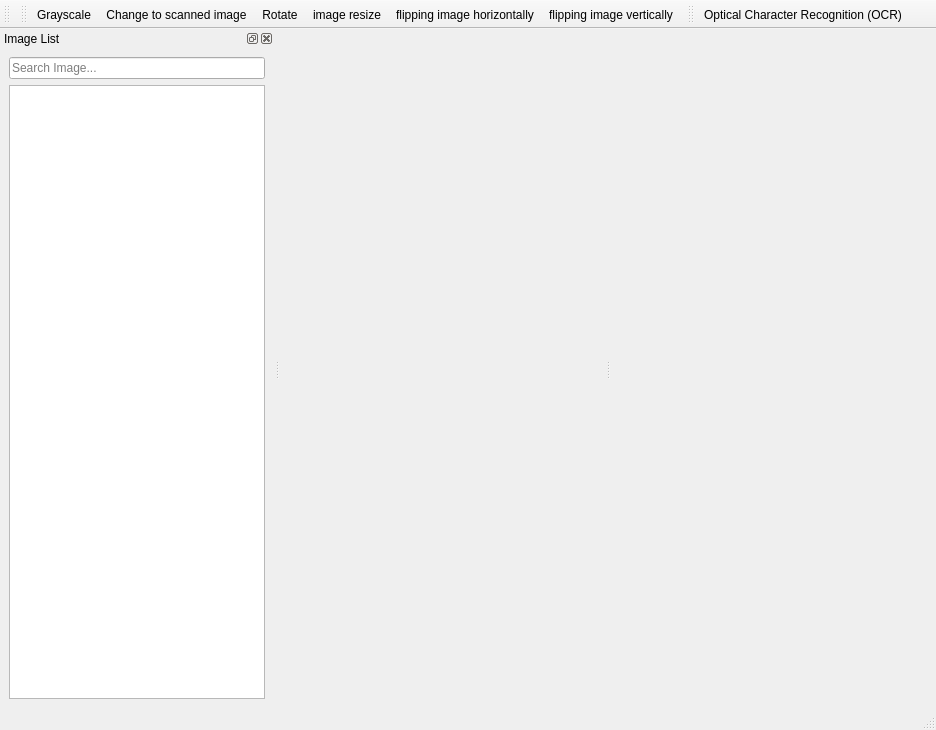
<?xml version="1.0" encoding="UTF-8"?>
<ui version="4.0">
 <class>MainWindow</class>
 <widget class="QMainWindow" name="MainWindow">
  <property name="geometry">
   <rect>
    <x>0</x>
    <y>0</y>
    <width>936</width>
    <height>730</height>
   </rect>
  </property>
  <property name="windowTitle">
   <string>MainWindow</string>
  </property>
  <widget class="QWidget" name="centralwidget">
   <layout class="QGridLayout" name="gridLayout">
    <property name="leftMargin">
     <number>5</number>
    </property>
    <property name="topMargin">
     <number>5</number>
    </property>
    <property name="rightMargin">
     <number>5</number>
    </property>
    <property name="bottomMargin">
     <number>5</number>
    </property>
    <item row="0" column="0">
     <widget class="QSplitter" name="splitter">
      <property name="orientation">
       <enum>Qt::Horizontal</enum>
      </property>
      <widget class="QWidget" name="gridLayoutWidget_2">
       <layout class="QGridLayout" name="layoutImage"/>
      </widget>
      <widget class="QWidget" name="gridLayoutWidget">
       <layout class="QGridLayout" name="layoutTab"/>
      </widget>
     </widget>
    </item>
   </layout>
  </widget>
  <widget class="QStatusBar" name="statusbar"/>
  <widget class="QDockWidget" name="dw_imgList">
   <property name="floating">
    <bool>false</bool>
   </property>
   <property name="windowTitle">
    <string>Image List</string>
   </property>
   <attribute name="dockWidgetArea">
    <number>1</number>
   </attribute>
   <widget class="QWidget" name="dockWidgetContents_5">
    <layout class="QGridLayout" name="gridLayout_5">
     <item row="0" column="1">
      <layout class="QVBoxLayout" name="verticalLayout_2">
       <item>
        <widget class="QLineEdit" name="edt_imgSearch">
         <property name="placeholderText">
          <string>Search Image...</string>
         </property>
        </widget>
       </item>
       <item>
        <widget class="QListWidget" name="lw_imgList">
         <property name="contextMenuPolicy">
          <enum>Qt::CustomContextMenu</enum>
         </property>
         <property name="acceptDrops">
          <bool>true</bool>
         </property>
         <property name="dragDropMode">
          <enum>QAbstractItemView::DropOnly</enum>
         </property>
        </widget>
       </item>
      </layout>
     </item>
    </layout>
   </widget>
  </widget>
  <widget class="QToolBar" name="main_toolbar">
   <property name="windowTitle">
    <string>toolBar</string>
   </property>
   <attribute name="toolBarArea">
    <enum>TopToolBarArea</enum>
   </attribute>
   <attribute name="toolBarBreak">
    <bool>false</bool>
   </attribute>
  </widget>
  <widget class="QToolBar" name="effect_toolbar">
   <property name="windowTitle">
    <string>toolBar</string>
   </property>
   <attribute name="toolBarArea">
    <enum>TopToolBarArea</enum>
   </attribute>
   <attribute name="toolBarBreak">
    <bool>false</bool>
   </attribute>
   <addaction name="action_grayscale"/>
   <addaction name="action_scannedImage"/>
   <addaction name="action_rotate"/>
   <addaction name="action_resize"/>
   <addaction name="action_horizontalFlip"/>
   <addaction name="action_verticalFlip"/>
  </widget>
  <widget class="QToolBar" name="toolBar">
   <property name="windowTitle">
    <string>toolBar</string>
   </property>
   <attribute name="toolBarArea">
    <enum>TopToolBarArea</enum>
   </attribute>
   <attribute name="toolBarBreak">
    <bool>false</bool>
   </attribute>
   <addaction name="action_ocr"/>
  </widget>
  <action name="action_openFile">
   <property name="enabled">
    <bool>true</bool>
   </property>
   <property name="icon">
    <iconset resource="res.qrc">
     <normaloff>:/file/icon/open_file.png</normaloff>:/file/icon/open_file.png</iconset>
   </property>
   <property name="text">
    <string>Open File</string>
   </property>
   <property name="toolTip">
    <string>Open File</string>
   </property>
  </action>
  <action name="action_openFolder">
   <property name="enabled">
    <bool>true</bool>
   </property>
   <property name="icon">
    <iconset resource="res.qrc">
     <normaloff>:/file/icon/open_folder.png</normaloff>:/file/icon/open_folder.png</iconset>
   </property>
   <property name="text">
    <string>Open Folder</string>
   </property>
   <property name="toolTip">
    <string>Open Folder</string>
   </property>
  </action>
  <action name="action_getUrlImage">
   <property name="enabled">
    <bool>true</bool>
   </property>
   <property name="icon">
    <iconset resource="res.qrc">
     <normaloff>:/file/icon/get_element.png</normaloff>:/file/icon/get_element.png</iconset>
   </property>
   <property name="text">
    <string>Get Image By URL</string>
   </property>
   <property name="toolTip">
    <string>Get Image By URL</string>
   </property>
  </action>
  <action name="action_save">
   <property name="enabled">
    <bool>false</bool>
   </property>
   <property name="icon">
    <iconset resource="res.qrc">
     <normaloff>:/file/icon/save.png</normaloff>:/file/icon/save.png</iconset>
   </property>
   <property name="text">
    <string>Save</string>
   </property>
   <property name="toolTip">
    <string>Save</string>
   </property>
  </action>
  <action name="action_setting">
   <property name="enabled">
    <bool>true</bool>
   </property>
   <property name="icon">
    <iconset resource="res.qrc">
     <normaloff>:/main/icon/setting.png</normaloff>:/main/icon/setting.png</iconset>
   </property>
   <property name="text">
    <string>Setting</string>
   </property>
   <property name="toolTip">
    <string>Setting</string>
   </property>
  </action>
  <action name="action_grayscale">
   <property name="enabled">
    <bool>true</bool>
   </property>
   <property name="icon">
    <iconset resource="res.qrc">
     <normaloff>:/effect/icon/grayscale.png</normaloff>:/effect/icon/grayscale.png</iconset>
   </property>
   <property name="text">
    <string>Grayscale</string>
   </property>
   <property name="toolTip">
    <string>Grayscale</string>
   </property>
  </action>
  <action name="action_scannedImage">
   <property name="enabled">
    <bool>true</bool>
   </property>
   <property name="icon">
    <iconset resource="res.qrc">
     <normaloff>:/effect/icon/scan.png</normaloff>:/effect/icon/scan.png</iconset>
   </property>
   <property name="text">
    <string>Change to scanned image</string>
   </property>
   <property name="toolTip">
    <string>Change to scanned image</string>
   </property>
  </action>
  <action name="action_ocr">
   <property name="enabled">
    <bool>true</bool>
   </property>
   <property name="icon">
    <iconset resource="res.qrc">
     <normaloff>:/recognition/icon/text-box.png</normaloff>:/recognition/icon/text-box.png</iconset>
   </property>
   <property name="text">
    <string>Optical Character Recognition (OCR)</string>
   </property>
   <property name="toolTip">
    <string>Optical Character Recognition (OCR)</string>
   </property>
  </action>
  <action name="action_rotate">
   <property name="enabled">
    <bool>true</bool>
   </property>
   <property name="icon">
    <iconset resource="res.qrc">
     <normaloff>:/effect/icon/rotate.png</normaloff>:/effect/icon/rotate.png</iconset>
   </property>
   <property name="text">
    <string>Rotate</string>
   </property>
   <property name="toolTip">
    <string>Rotate</string>
   </property>
  </action>
  <action name="action_horizontalFlip">
   <property name="enabled">
    <bool>true</bool>
   </property>
   <property name="icon">
    <iconset resource="res.qrc">
     <normaloff>:/effect/icon/flip-vertical.png</normaloff>:/effect/icon/flip-vertical.png</iconset>
   </property>
   <property name="text">
    <string>flipping image horizontally</string>
   </property>
   <property name="toolTip">
    <string>flipping image horizontally</string>
   </property>
  </action>
  <action name="action_verticalFlip">
   <property name="enabled">
    <bool>true</bool>
   </property>
   <property name="icon">
    <iconset resource="res.qrc">
     <normaloff>:/effect/icon/flip-horizontal.png</normaloff>:/effect/icon/flip-horizontal.png</iconset>
   </property>
   <property name="text">
    <string>flipping image vertically</string>
   </property>
   <property name="toolTip">
    <string>flipping image vertically</string>
   </property>
  </action>
  <action name="action_resize">
   <property name="enabled">
    <bool>true</bool>
   </property>
   <property name="icon">
    <iconset resource="res.qrc">
     <normaloff>:/effect/icon/resize.png</normaloff>:/effect/icon/resize.png</iconset>
   </property>
   <property name="text">
    <string>image resize</string>
   </property>
   <property name="toolTip">
    <string>image resize</string>
   </property>
  </action>
 </widget>
 <resources>
  <include location="res.qrc"/>
 </resources>
 <connections/>
</ui>
